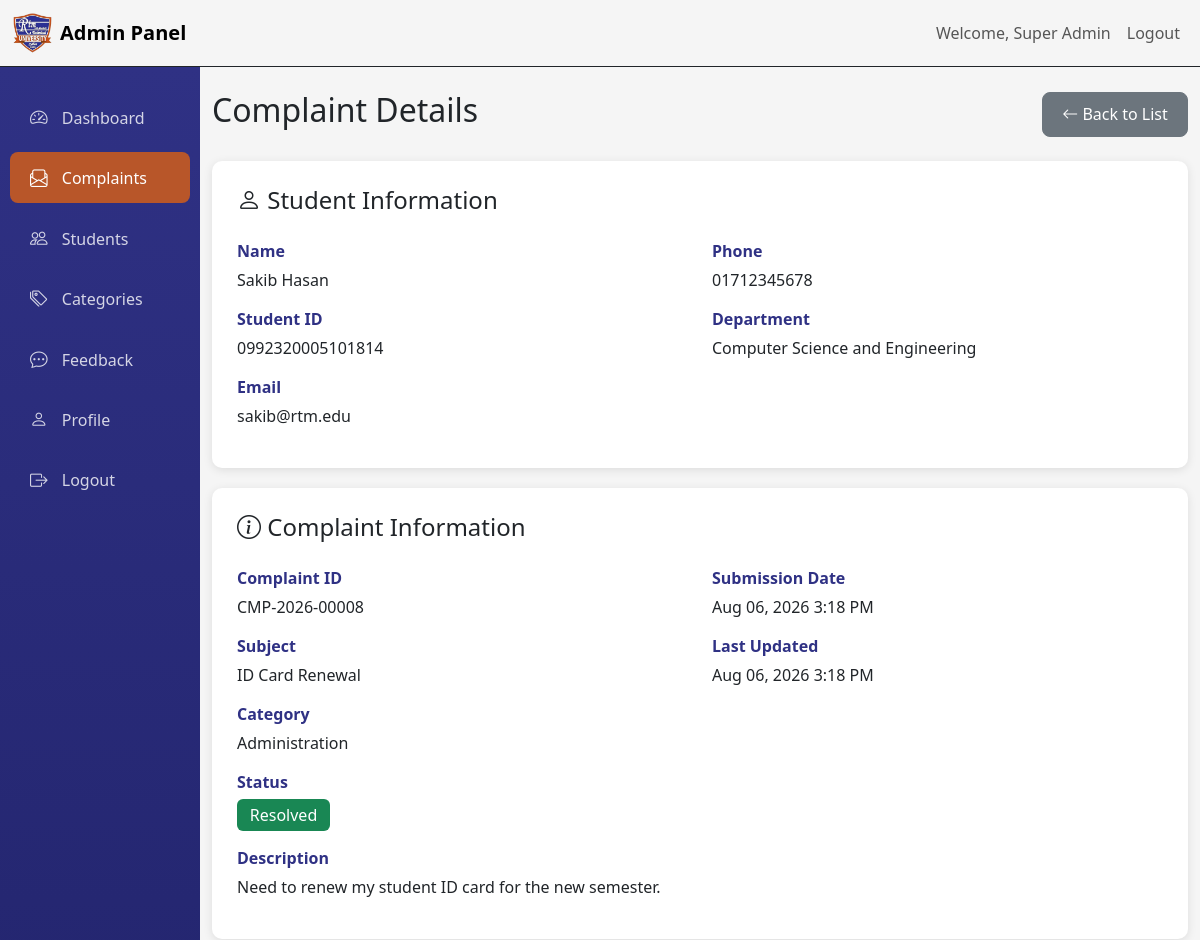
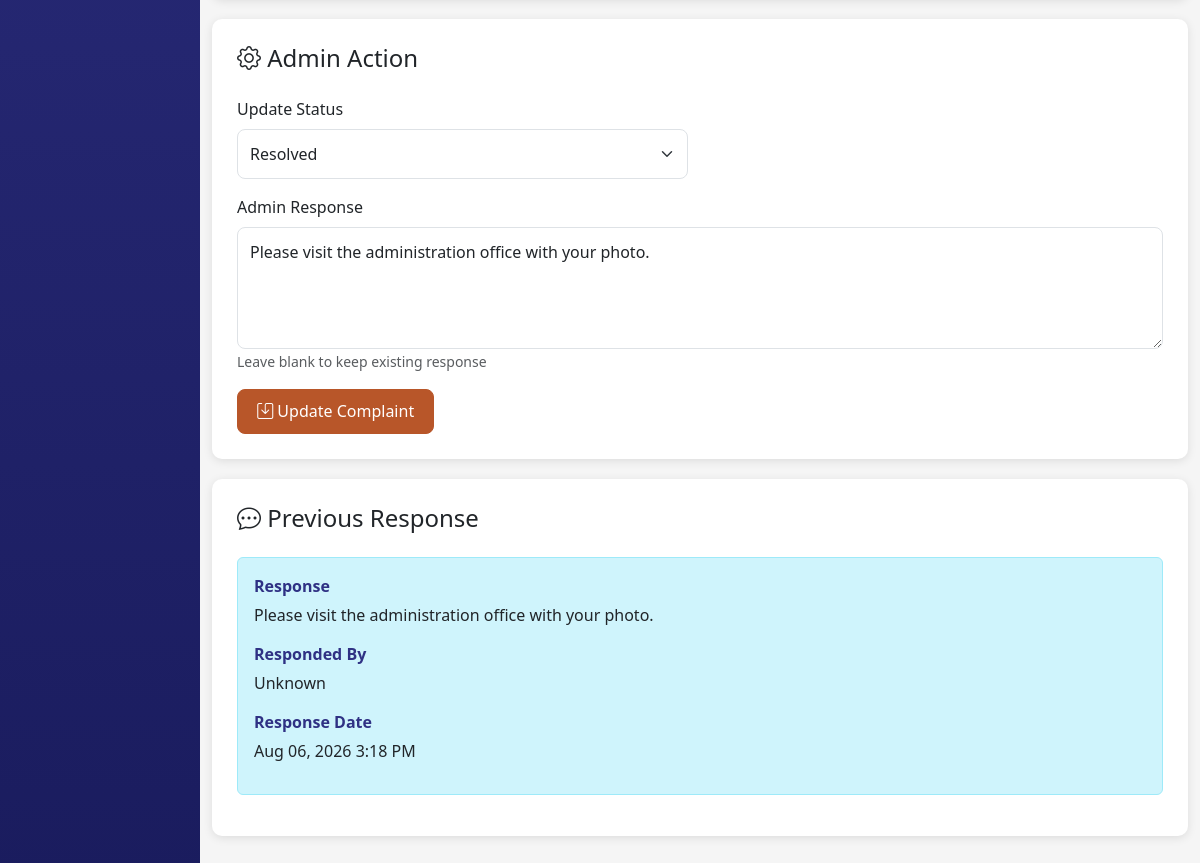
Screenshot of /admin/complaint-view.php?id=8 (signed in) with the database file from the repository (2 pictures, top to bottom).
### tables this page shows
CREATE TABLE IF NOT EXISTS complaints (
    id INT AUTO_INCREMENT PRIMARY KEY,
    complaint_number VARCHAR(20) NOT NULL UNIQUE,
    student_id INT NOT NULL,
    category_id INT NOT NULL,
    subject VARCHAR(200) NOT NULL,
    description TEXT NOT NULL,
    attachment VARCHAR(255),
    status ENUM('Pending', 'Under Review', 'In Progress', 'Resolved', 'Rejected') DEFAULT 'Pending',
    admin_response TEXT,
    responded_by INT,
    responded_at TIMESTAMP NULL,
    created_at TIMESTAMP DEFAULT CURRENT_TIMESTAMP,
    updated_at TIMESTAMP DEFAULT CURRENT_TIMESTAMP ON UPDATE CURRENT_TIMESTAMP,
    FOREIGN KEY (student_id) REFERENCES students(id) ON DELETE CASCADE,
    FOREIGN KEY (category_id) REFERENCES categories(id) ON DELETE RESTRICT,
    FOREIGN KEY (responded_by) REFERENCES admins(id) ON DELETE SET NULL,
    INDEX idx_complaint_number (complaint_number),
    INDEX idx_complaint_student (student_id),
    INDEX idx_complaint_category (category_id),
    INDEX idx_complaint_status (status),
    INDEX idx_complaint_created (created_at)
);

CREATE TABLE IF NOT EXISTS students (
    id INT AUTO_INCREMENT PRIMARY KEY,
    name VARCHAR(100) NOT NULL,
    student_id VARCHAR(20) NOT NULL UNIQUE,
    email VARCHAR(100) NOT NULL UNIQUE,
    phone VARCHAR(20),
    department VARCHAR(100),
    password VARCHAR(255) NOT NULL,
    status ENUM('active', 'inactive') DEFAULT 'active',
    created_at TIMESTAMP DEFAULT CURRENT_TIMESTAMP,
    updated_at TIMESTAMP DEFAULT CURRENT_TIMESTAMP ON UPDATE CURRENT_TIMESTAMP,
    INDEX idx_student_id (student_id),
    INDEX idx_student_email (email),
    INDEX idx_student_status (status)
);

CREATE TABLE IF NOT EXISTS categories (
    id INT AUTO_INCREMENT PRIMARY KEY,
    name VARCHAR(100) NOT NULL UNIQUE,
    status ENUM('active', 'inactive') DEFAULT 'active',
    created_at TIMESTAMP DEFAULT CURRENT_TIMESTAMP,
    updated_at TIMESTAMP DEFAULT CURRENT_TIMESTAMP ON UPDATE CURRENT_TIMESTAMP,
    INDEX idx_category_name (name),
    INDEX idx_category_status (status)
);

### includes/auth.php (called while the page is built, shortened)
<?php
function isLoggedIn() {
    return isset($_SESSION['user_id']) && isset($_SESSION['user_type']);
}
function isAdmin() {
    return isLoggedIn() && $_SESSION['user_type'] === 'admin';
}
function formatDateTime($datetime) {
    return date('M d, Y g:i A', strtotime($datetime));
}
?>

### includes/admin_auth.php (called while the page is built)
<?php
require_once __DIR__ . '/auth.php';
function getCurrentAdmin() {
    if (isAdmin()) {
        global $pdo;
        $stmt = $pdo->prepare("SELECT * FROM admins WHERE id = ? AND status = 'active'");
        $stmt->execute([$_SESSION['user_id']]);
        return $stmt->fetch();
    }
    return null;
}
?>

### admin/complaint-view.php (the view, shortened to what this page needs)
<?php
require_once '../includes/auth.php';
require_once '../includes/admin_auth.php';
require_once '../config/database.php';
$admin = getCurrentAdmin();
$complaint_id = $_GET['id'] ?? 0;
$stmt = $pdo->prepare("SELECT c.*, cat.name as category_name, s.name as student_name, s.student_id as student_reg_id,
    s.email as student_email, s.phone as student_phone, s.department as student_department
    FROM complaints c
    JOIN categories cat ON c.category_id = cat.id
    JOIN students s ON c.student_id = s.id
    WHERE c.id = ?");
$stmt->execute([$complaint_id]);
$complaint = $stmt->fetch();
?>
<!DOCTYPE html>
<html lang="en">
<head>
    <link href="https://cdn.jsdelivr.net/npm/bootstrap@5.3.0/dist/css/bootstrap.min.css" rel="stylesheet">
    <link href="https://cdn.jsdelivr.net/npm/bootstrap-icons@1.10.0/font/bootstrap-icons.css" rel="stylesheet">
    <link href="/includes/assets/css/style.css" rel="stylesheet">
</head>
<body>
    <nav class="navbar navbar-expand-lg border-bottom border-dark" >
        <div class="container-fluid">
            <a class="navbar-brand d-flex align-items-center" href="/admin/dashboard.php">
                <img src="/img/rtm-icon.png" alt="RTM Logo" width="40" height="40" class="me-2">
                Admin Panel
            </a>
            <div class="collapse navbar-collapse" id="navbarNav">
                <ul class="navbar-nav ms-auto">
                    <li class="nav-item">
                        <span class="nav-link">Welcome, <?php echo htmlspecialchars($admin['name']); ?></span>
                    </li>
                    <li class="nav-item">
                        <a class="nav-link" href="/admin/logout.php">Logout</a>
                    </li>
                </ul>
            </div>
        </div>
    </nav>
    <div class="container-fluid">
        <div class="row">
            <div class="col-md-3 col-lg-2 sidebar">
                <nav class="nav flex-column">
                    <a class="nav-link" href="/admin/dashboard.php">
                        <i class="bi bi-speedometer2"></i> Dashboard
                    </a>
                    <a class="nav-link active" href="/admin/complaints.php">
                        <i class="bi bi-envelope-paper"></i> Complaints
                    </a>
                    <a class="nav-link" href="/admin/students.php">
                        <i class="bi bi-people"></i> Students
                    </a>
                    <a class="nav-link" href="/admin/categories.php">
                        <i class="bi bi-tags"></i> Categories
                    </a>
                    <a class="nav-link" href="/admin/feedback.php">
                        <i class="bi bi-chat-dots"></i> Feedback
                    </a>
                    <a class="nav-link" href="/admin/profile.php">
                        <i class="bi bi-person"></i> Profile
                    </a>
                    <a class="nav-link" href="/admin/logout.php">
                        <i class="bi bi-box-arrow-right"></i> Logout
                    </a>
                </nav>
            </div>
            <div class="col-md-9 col-lg-10 py-4">
                <div class="d-flex justify-content-between align-items-center mb-4">
                    <h2>Complaint Details</h2>
                    <a href="/admin/complaints.php" class="btn btn-secondary">
                        <i class="bi bi-arrow-left"></i> Back to List
                    </a>
                </div>
                <div class="complaint-detail-section">
                    <h4 class="mb-4"><i class="bi bi-person"></i> Student Information</h4>
                    <div class="row">
                        <div class="col-md-6">
                            <div class="detail-label">Name</div>
                            <div class="detail-value"><?php echo htmlspecialchars($complaint['student_name']); ?></div>
                            <div class="detail-label">Student ID</div>
                            <div class="detail-value"><?php echo htmlspecialchars($complaint['student_reg_id']); ?></div>
                            <div class="detail-label">Email</div>
                            <div class="detail-value"><?php echo htmlspecialchars($complaint['student_email']); ?></div>
                        </div>
                        <div class="col-md-6">
                            <div class="detail-label">Phone</div>
                            <div class="detail-value"><?php echo htmlspecialchars($complaint['student_phone']); ?></div>
                            <div class="detail-label">Department</div>
                            <div class="detail-value"><?php echo htmlspecialchars($complaint['student_department']); ?></div>
                        </div>
                    </div>
                </div>
                <div class="complaint-detail-section">
                    <h4 class="mb-4"><i class="bi bi-info-circle"></i> Complaint Information</h4>
                    <div class="row">
                        <div class="col-md-6">
                            <div class="detail-label">Complaint ID</div>
                            <div class="detail-value"><?php echo htmlspecialchars($complaint['complaint_number']); ?></div>
                            <div class="detail-label">Subject</div>
                            <div class="detail-value"><?php echo htmlspecialchars($complaint['subject']); ?></div>
                            <div class="detail-label">Category</div>
                            <div class="detail-value"><?php echo htmlspecialchars($complaint['category_name']); ?></div>
                            <div class="detail-label">Status</div>
                            <div class="detail-value">
                                <span class="badge badge-<?php echo str_replace(' ', '-', $complaint['status']); ?> fs-6">
                                    <?php echo htmlspecialchars($complaint['status']); ?>
                                </span>
                            </div>
                        </div>
                        <div class="col-md-6">
                            <div class="detail-label">Submission Date</div>
                            <div class="detail-value"><?php echo formatDateTime($complaint['created_at']); ?></div>
                            <div class="detail-label">Last Updated</div>
                            <div class="detail-value"><?php echo formatDateTime($complaint['updated_at']); ?></div>
                        </div>
                    </div>
                    <div class="detail-label">Description</div>
                    <div class="detail-value"><?php echo nl2br(htmlspecialchars($complaint['description'])); ?></div>
                </div>
                <div class="complaint-detail-section">
                    <h4 class="mb-4"><i class="bi bi-gear"></i> Admin Action</h4>
                    <form method="POST" action="">
                        <div class="row">
                            <div class="col-md-6">
                                <div class="mb-3">
                                    <label for="status" class="form-label">Update Status</label>
                                    <select class="form-select" id="status" name="status">
                                        <option value="Resolved" <?php echo $complaint['status'] === 'Resolved' ? 'selected' : ''; ?>>Resolved</option>
                                    </select>
                                </div>
                            </div>
                        </div>
                        <div class="mb-3">
                            <label for="admin_response" class="form-label">Admin Response</label>
                            <textarea class="form-control" id="admin_response" name="admin_response" rows="4"><?php echo htmlspecialchars($complaint['admin_response'] ?? ''); ?></textarea>
                            <small class="text-muted">Leave blank to keep existing response</small>
                        </div>
                        <button type="submit" class="btn btn-primary">
                            <i class="bi bi-save"></i> Update Complaint
                        </button>
                    </form>
                </div>
                <?php if ($complaint['admin_response']): ?>
                    <div class="complaint-detail-section">
                        <h4 class="mb-4"><i class="bi bi-chat-dots"></i> Previous Response</h4>
                        <div class="alert alert-info">
                            <div class="detail-label">Response</div>
                            <div class="detail-value"><?php echo nl2br(htmlspecialchars($complaint['admin_response'])); ?></div>
                            <div class="detail-label">Responded By</div>
                            <div class="detail-value"><?php echo htmlspecialchars($complaint['admin_name'] ?? 'Unknown'); ?></div>
                            <div class="detail-label">Response Date</div>
                            <div class="detail-value"><?php echo formatDateTime($complaint['responded_at']); ?></div>
                        </div>
                    </div>
                <?php endif; ?>
            </div>
        </div>
    </div>
</body>
</html>

### includes/assets/css/style.css (style rules this page uses)
:root { --primary-color: #b85629; --secondary-color: #2f3184; --success-color: #198754; --danger-color: #dc3545; --warning-color: #ffc107; --info-color: #0dcaf0; --light-color: #f8f9fa; --dark-color: #212529; }
body { font-family: 'Segoe UI', Tahoma, Geneva, Verdana, sans-serif; background-color: #f5f5f5; }
.navbar-brand { font-weight: 600; font-size: 1.25rem; }
.badge { padding: 0.5em 0.8em; font-weight: 500; }
.badge-Resolved { background-color: var(--success-color); color: white; }
.form-control, .form-select { border-radius: 8px; border: 1px solid #dee2e6; padding: 0.75rem; }
.btn { border-radius: 8px; padding: 0.6rem 1.2rem; font-weight: 500; }
.btn-primary { background-color: var(--primary-color); border-color: var(--primary-color); }
.sidebar { background: linear-gradient(180deg, var(--secondary-color) 0%, #1a1c5e 100%); min-height: calc(100vh - 56px); padding: 20px 0; }
.sidebar .nav-link { color: rgba(255, 255, 255, 0.8); padding: 12px 20px; border-radius: 8px; margin: 5px 10px; transition: all 0.2s; }
.sidebar .nav-link:hover, .sidebar .nav-link.active { background-color: var(--primary-color); color: white; }
.sidebar .nav-link i { margin-right: 10px; font-size: 1.1rem; }
.complaint-detail-section { background-color: white; padding: 25px; border-radius: 10px; margin-bottom: 20px; box-shadow: 0 2px 10px rgba(0, 0, 0, 0.1); }
.detail-label { font-weight: 600; color: var(--secondary-color); margin-bottom: 5px; }
.detail-value { color: var(--dark-color); margin-bottom: 15px; }

### rows the page displays
complaints: student.name "Sakib Hasan", student.student_id "0992320005101814", student.email "sakib@rtm.edu", student.phone "01712345678", student.department "Computer Science and Engineering", complaint_number "CMP-2026-00008", subject "ID Card Renewal", category.name "Administration", status "Resolved", created_at "Aug 06, 2026 3:18 PM", updated_at "Aug 06, 2026 3:18 PM", description "Need to renew my student ID card for the new semester.", admin_response "Please visit the administration office with your photo.", responded_at "Aug 06, 2026 3:18 PM"

### other values shown
$admin['name'] "Super Admin"
$complaint['admin_name'] "Unknown"
